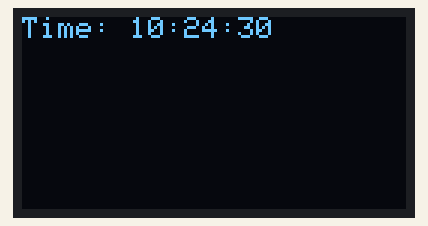
Bench run of a sketch on a simulated Arduino Uno, built with avr-gcc and run on an emulated ATmega328P. On the bench: 128×64 one-colour display. The local clock reads 2024-03-15 10:24:30 at power-on unless the sketch sets it; what the sketch prints to the serial monitor is not drawn.

Above: at 0.1 s.
At 4.2 s:
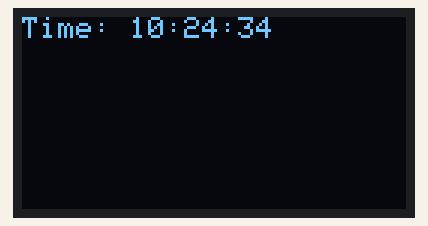
At 7.3 s:
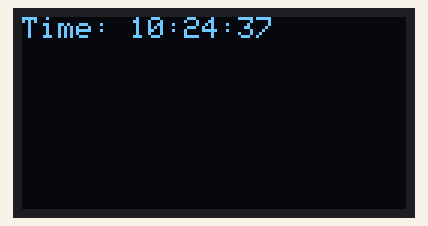
At 18.7 s:
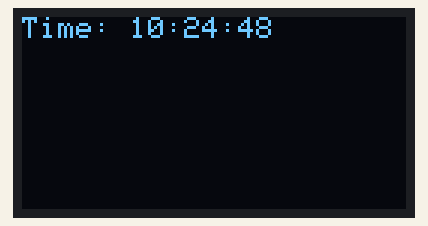
At 29.0 s:
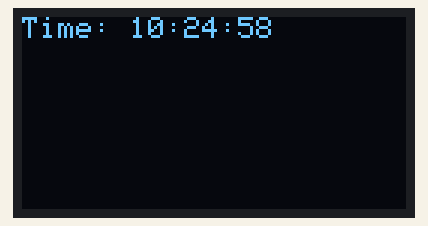
At 38.2 s:
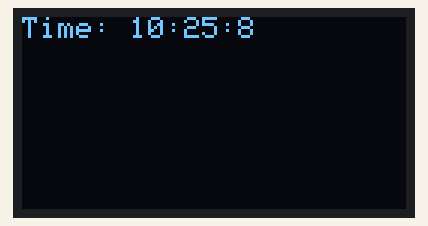

The sketch:

multiplexer.ino
```cpp
#include <Wire.h>
#include <RTClib.h>

#include <SPI.h>
#include <Wire.h>
#include <Adafruit_GFX.h>
#include <Adafruit_SSD1306.h>

RTC_DS3231 rtc;

#define SCREEN_WIDTH 128
#define SCREEN_HEIGHT 64
#define SCREEN_ADDRESS 0x3C

Adafruit_SSD1306 display(SCREEN_WIDTH, SCREEN_HEIGHT, &Wire, -1);

void setup()
{
    Serial.begin(9600);
    if (!rtc.begin())
    {
        Serial.println("Couldn't find RTC");
        while (1)
            ;
    }

    if (rtc.lostPower())
    {
        Serial.println("RTC lost power, let's set the time!");
        // The following line sets the RTC to the date & time this sketch was compiled
        rtc.adjust(DateTime(F(__DATE__), F(__TIME__)));
        // Uncomment the following line to set the date & time manually
        // rtc.adjust(DateTime(2023, 10, 10, 12, 0, 0));
    }

    if (!display.begin(SSD1306_SWITCHCAPVCC, SCREEN_ADDRESS))
    {
        Serial.println(F("SSD1306 allocation failed"));
        for (;;)
            ;
    }

    display.clearDisplay();
    Serial.println("Display initialized");
}

void loop()
{
    DateTime now = rtc.now();

    Serial.print(now.year(), DEC);
    Serial.print('/');
    Serial.print(now.month(), DEC);
    Serial.print('/');
    Serial.print(now.day(), DEC);
    Serial.print(" ");
    Serial.print(now.hour(), DEC);
    Serial.print(':');
    Serial.print(now.minute(), DEC);
    Serial.print(':');
    Serial.print(now.second(), DEC);
    Serial.println();

    display.clearDisplay();
    display.setTextSize(1);
    display.setTextColor(SSD1306_WHITE);
    display.setCursor(0, 0);
    display.print("Time: ");
    display.print(now.hour(), DEC);
    display.print(':');
    display.print(now.minute(), DEC);
    display.print(':');
    display.print(now.second(), DEC);
    display.display();

    delay(1000);
}
```

Measured:
- what the display in image 1 shows lasts 1.0 s, from 4.2 s to 5.2 s
